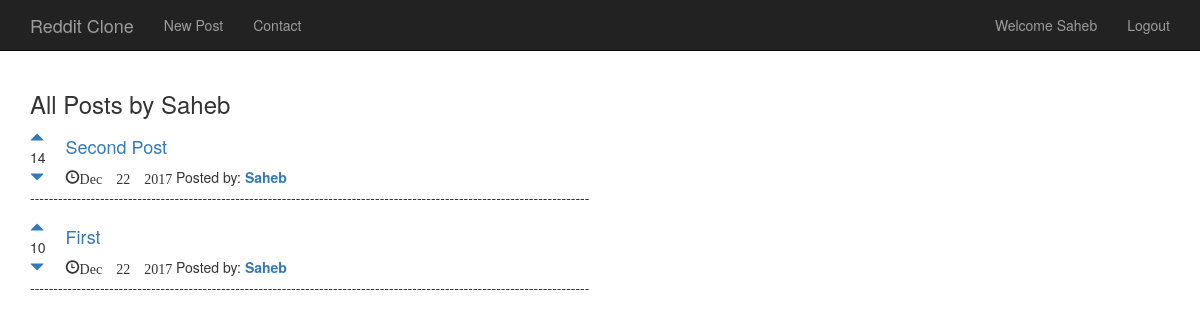
/posts/user/5 (signed in), run on the app's committed database.
### posts/models.py (models this page shows, shortened)
class Post(models.Model):
    title = models.TextField(max_length=200)
    url = models.TextField()
    pub_date = models.DateTimeField()
    author = models.ForeignKey(User)
    votes_total = models.IntegerField(default=1)
    def pub_date_new(self):
        return self.pub_date.strftime("%b %e %Y")

### posts/views.py (the view)
# urls.py: url(r'^user/(?P<pk>[0-9]+)', views.user_post, name='user_post'),
def user_post(request,pk):
    post = Post.objects.filter(author__id=pk).order_by('-votes_total')
    author = User.objects.get(pk=pk)
    return render(request, 'posts/user_post.html', {'post':post, 'author':author})

### posts/templates/posts/user_post.html (shortened to what this page needs)
{% extends "base.html" %}
{% block body_block %}
  <h3>All Posts by {{author.username}}</h3>
  {% for post in post %}
    <table>
      <tr>
        <td style="padding-right:20px"><a href="#" onClick="document.getElementById('upvote{{ post.id }}').submit()"><span class="glyphicon glyphicon-triangle-top"></span></a><br/>{{post.votes_total}}<br/><a href="" onClick="document.getElementById('downvote{{ post.id }}').submit()"><span class="glyphicon glyphicon-triangle-bottom"></span></a></td>
        <td><h4><a href="{{post.url}}">{{post.title}}</a></h4><span class="glyphicon glyphicon-time">{{post.pub_date_new}}</span> Posted by: <a href="{% url 'posts:user_post' post.author.id %}"><strong>{{post.author.username}}</strong></a></td>
      </tr>
    </table>
    <p>------------------------------------------------------------------------------------------------------------------------</p>
  {% endfor %}
{% endblock %}

### templates/base.html (shortened to what this page needs)
<!DOCTYPE html>
<html>
  <head>
    <link rel="stylesheet" href="https://maxcdn.bootstrapcdn.com/bootstrap/3.3.7/css/bootstrap.min.css">
  </head>
  <body>
    <nav class="navbar navbar-default navbar-inverse navbar-static-top">
      <div class="container">
        <div class="navbar-header">
          <a class="navbar-brand" href="{% url 'home' %}">Reddit Clone</a>
        </div>
        <div class="collapse navbar-collapse" id="nav1">
          <ul class="nav navbar-nav">
            <li><a href="{% url 'posts:create' %}">New Post</a></li>
            <li><a href="#">Contact</a>
            </li>
          </ul>
          <ul class="nav navbar-nav navbar-right">
            {% if user.is_authenticated %}
              <li><a href="#">Welcome {{user.username}}</a></li>
              <li><a href="{% url 'accounts:logoutview' %}">Logout</a>
              </li>
            {% else %}
              <li><a href="{% url 'accounts:signup' %}">Register</a>
              </li>
              <li><a href="{% url 'accounts:loginview' %}">Login</a>
              </li>
            {% endif %}
          </ul>
        </div>
      </div>
    </nav>
    <div class="container">
      {% block body_block %}
      {% endblock %}
    </div>
  </body>
</html>

### data on the page
Post: votes_total "14", title "Second Post", pub_date_new "Dec 22 2017", author.username "Saheb"
Post: votes_total "10", title "First", pub_date_new "Dec 22 2017", author.username "Saheb"

### other printed values
{{ user.username }} "Saheb"
{{ author.username }} "Saheb"
